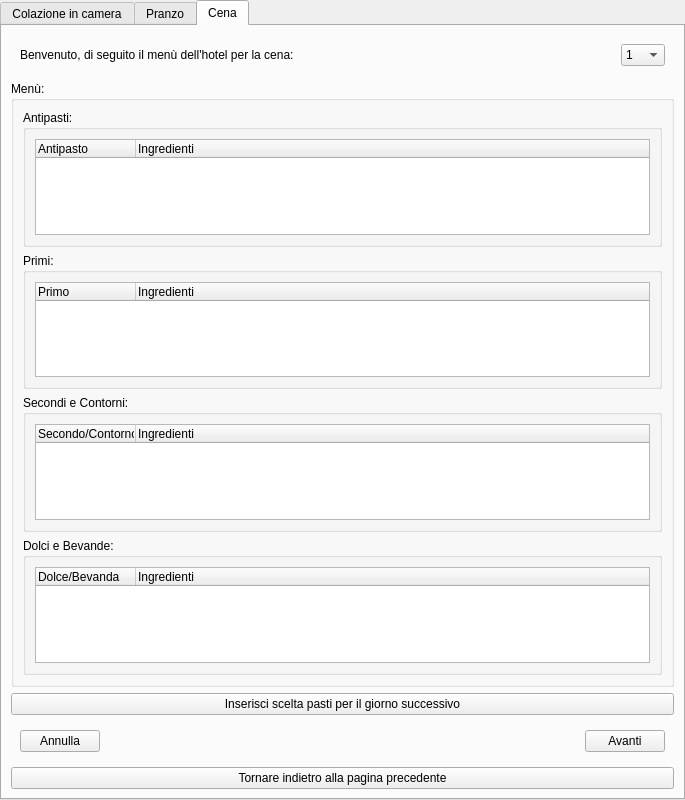
<?xml version="1.0" encoding="UTF-8"?>
<ui version="4.0">
 <class>tabGestioneCucina</class>
 <widget class="QTabWidget" name="tabGestioneCucina">
  <property name="enabled">
   <bool>true</bool>
  </property>
  <property name="geometry">
   <rect>
    <x>0</x>
    <y>0</y>
    <width>685</width>
    <height>800</height>
   </rect>
  </property>
  <property name="tabletTracking">
   <bool>true</bool>
  </property>
  <property name="acceptDrops">
   <bool>false</bool>
  </property>
  <property name="windowTitle">
   <string>Struttura Alberghiera: Gestione Cucina</string>
  </property>
  <property name="currentIndex">
   <number>2</number>
  </property>
  <property name="movable">
   <bool>false</bool>
  </property>
  <widget class="QWidget" name="ColazioneInCamara">
   <attribute name="title">
    <string>Colazione in camera</string>
   </attribute>
   <layout class="QVBoxLayout" name="verticalLayout_13">
    <item>
     <widget class="QLabel" name="labelIntroduzione">
      <property name="text">
       <string>Benvenuto, di seguito il menù dell'hotel per la colazione in camera:</string>
      </property>
     </widget>
    </item>
    <item>
     <widget class="QGroupBox" name="groupboxMenuColazioneInCamera">
      <property name="title">
       <string>Menù:</string>
      </property>
      <layout class="QVBoxLayout" name="verticalLayout_14">
       <item>
        <widget class="QGroupBox" name="groupboxDolce">
         <property name="title">
          <string>Dolce:</string>
         </property>
         <layout class="QGridLayout" name="gridLayout">
          <item row="0" column="0">
           <widget class="QTreeWidget" name="treewidgetDolceColazioneInCamera">
            <property name="selectionMode">
             <enum>QAbstractItemView::NoSelection</enum>
            </property>
            <column>
             <property name="text">
              <string>Piatto</string>
             </property>
            </column>
            <column>
             <property name="text">
              <string>Ingredienti</string>
             </property>
            </column>
           </widget>
          </item>
         </layout>
        </widget>
       </item>
       <item>
        <widget class="QGroupBox" name="groupboxSalato">
         <property name="title">
          <string>Salato:</string>
         </property>
         <layout class="QGridLayout" name="gridLayout_2">
          <item row="0" column="0">
           <widget class="QTreeWidget" name="treewidgetSalatoColazioneInCamera">
            <property name="selectionMode">
             <enum>QAbstractItemView::NoSelection</enum>
            </property>
            <column>
             <property name="text">
              <string>Piatto</string>
             </property>
            </column>
            <column>
             <property name="text">
              <string>Ingredienti</string>
             </property>
            </column>
           </widget>
          </item>
         </layout>
        </widget>
       </item>
       <item>
        <widget class="QGroupBox" name="groupboxBevande">
         <property name="title">
          <string>Bevande:</string>
         </property>
         <layout class="QGridLayout" name="gridLayout_3">
          <item row="0" column="0">
           <widget class="QTreeWidget" name="treewidgetBevandeColazioneInCamera">
            <property name="selectionMode">
             <enum>QAbstractItemView::NoSelection</enum>
            </property>
            <column>
             <property name="text">
              <string>Bevande</string>
             </property>
            </column>
            <column>
             <property name="text">
              <string>Ingredienti</string>
             </property>
            </column>
           </widget>
          </item>
         </layout>
        </widget>
       </item>
      </layout>
     </widget>
    </item>
    <item>
     <spacer name="horizontalSpacer_2">
      <property name="orientation">
       <enum>Qt::Horizontal</enum>
      </property>
      <property name="sizeHint" stdset="0">
       <size>
        <width>40</width>
        <height>20</height>
       </size>
      </property>
     </spacer>
    </item>
    <item>
     <widget class="QPushButton" name="btnTornarePaginaPrecedente">
      <property name="text">
       <string>Tornare indietro alla pagina precedente</string>
      </property>
     </widget>
    </item>
   </layout>
  </widget>
  <widget class="QWidget" name="Pranzo">
   <attribute name="title">
    <string>Pranzo</string>
   </attribute>
   <layout class="QVBoxLayout" name="verticalLayout_3">
    <item>
     <widget class="QWidget" name="widget_2" native="true">
      <layout class="QHBoxLayout" name="horizontalLayout_2">
       <item>
        <widget class="QLabel" name="labelIntroduzione_2">
         <property name="text">
          <string> Benvenuto, di seguito il menù dell'hotel per il pranzo:</string>
         </property>
        </widget>
       </item>
       <item>
        <spacer name="horizontalSpacer_4">
         <property name="orientation">
          <enum>Qt::Horizontal</enum>
         </property>
         <property name="sizeHint" stdset="0">
          <size>
           <width>40</width>
           <height>20</height>
          </size>
         </property>
        </spacer>
       </item>
       <item>
        <widget class="QComboBox" name="comboboxPranzo">
         <item>
          <property name="text">
           <string>1</string>
          </property>
         </item>
         <item>
          <property name="text">
           <string>2</string>
          </property>
         </item>
         <item>
          <property name="text">
           <string>3</string>
          </property>
         </item>
         <item>
          <property name="text">
           <string>4</string>
          </property>
         </item>
         <item>
          <property name="text">
           <string>5</string>
          </property>
         </item>
         <item>
          <property name="text">
           <string>6</string>
          </property>
         </item>
         <item>
          <property name="text">
           <string>7</string>
          </property>
         </item>
         <item>
          <property name="text">
           <string>8</string>
          </property>
         </item>
         <item>
          <property name="text">
           <string>9</string>
          </property>
         </item>
         <item>
          <property name="text">
           <string>10</string>
          </property>
         </item>
         <item>
          <property name="text">
           <string>11</string>
          </property>
         </item>
         <item>
          <property name="text">
           <string>12</string>
          </property>
         </item>
         <item>
          <property name="text">
           <string>13</string>
          </property>
         </item>
         <item>
          <property name="text">
           <string>14</string>
          </property>
         </item>
         <item>
          <property name="text">
           <string>15</string>
          </property>
         </item>
         <item>
          <property name="text">
           <string>16</string>
          </property>
         </item>
         <item>
          <property name="text">
           <string>17</string>
          </property>
         </item>
         <item>
          <property name="text">
           <string>18</string>
          </property>
         </item>
         <item>
          <property name="text">
           <string>19</string>
          </property>
         </item>
         <item>
          <property name="text">
           <string>20</string>
          </property>
         </item>
         <item>
          <property name="text">
           <string>21</string>
          </property>
         </item>
         <item>
          <property name="text">
           <string>22</string>
          </property>
         </item>
         <item>
          <property name="text">
           <string>23</string>
          </property>
         </item>
         <item>
          <property name="text">
           <string>24</string>
          </property>
         </item>
         <item>
          <property name="text">
           <string>25</string>
          </property>
         </item>
         <item>
          <property name="text">
           <string>26</string>
          </property>
         </item>
         <item>
          <property name="text">
           <string>27</string>
          </property>
         </item>
         <item>
          <property name="text">
           <string>28</string>
          </property>
         </item>
         <item>
          <property name="text">
           <string>29</string>
          </property>
         </item>
         <item>
          <property name="text">
           <string>30</string>
          </property>
         </item>
         <item>
          <property name="text">
           <string>31</string>
          </property>
         </item>
         <item>
          <property name="text">
           <string>32</string>
          </property>
         </item>
         <item>
          <property name="text">
           <string>33</string>
          </property>
         </item>
         <item>
          <property name="text">
           <string>34</string>
          </property>
         </item>
         <item>
          <property name="text">
           <string>35</string>
          </property>
         </item>
         <item>
          <property name="text">
           <string>36</string>
          </property>
         </item>
        </widget>
       </item>
      </layout>
     </widget>
    </item>
    <item>
     <widget class="QGroupBox" name="groupboxMenuPranzo">
      <property name="title">
       <string>Menù:</string>
      </property>
      <layout class="QVBoxLayout" name="verticalLayout">
       <item>
        <widget class="QGroupBox" name="groupboxAntipastiPranzo">
         <property name="title">
          <string>Antipasti:</string>
         </property>
         <layout class="QGridLayout" name="gridLayout_4">
          <item row="0" column="0">
           <widget class="QTreeWidget" name="treewidgetAntipastiPranzo">
            <property name="selectionMode">
             <enum>QAbstractItemView::NoSelection</enum>
            </property>
            <column>
             <property name="text">
              <string>Antipasto</string>
             </property>
            </column>
            <column>
             <property name="text">
              <string>Ingredienti</string>
             </property>
            </column>
           </widget>
          </item>
         </layout>
        </widget>
       </item>
       <item>
        <widget class="QGroupBox" name="groupboxPrimiPranzo">
         <property name="title">
          <string>Primi:</string>
         </property>
         <layout class="QGridLayout" name="gridLayout_5">
          <item row="0" column="0">
           <widget class="QTreeWidget" name="treewidgetPrimoPranzo">
            <property name="selectionMode">
             <enum>QAbstractItemView::NoSelection</enum>
            </property>
            <column>
             <property name="text">
              <string>Primo</string>
             </property>
            </column>
            <column>
             <property name="text">
              <string>Ingredienti</string>
             </property>
            </column>
           </widget>
          </item>
         </layout>
        </widget>
       </item>
       <item>
        <widget class="QGroupBox" name="groupboxSecondiContorniPranzo">
         <property name="title">
          <string>Secondi e Contorni:</string>
         </property>
         <layout class="QGridLayout" name="gridLayout_6">
          <item row="0" column="0">
           <widget class="QTreeWidget" name="treewidgetSecondoContornoPranzo">
            <property name="selectionMode">
             <enum>QAbstractItemView::NoSelection</enum>
            </property>
            <column>
             <property name="text">
              <string>Secondo/Contorno</string>
             </property>
            </column>
            <column>
             <property name="text">
              <string>Ingredienti</string>
             </property>
            </column>
           </widget>
          </item>
         </layout>
        </widget>
       </item>
       <item>
        <widget class="QGroupBox" name="groupboxDolciBevandePranzo">
         <property name="title">
          <string>Dolci e Bevande:</string>
         </property>
         <layout class="QGridLayout" name="gridLayout_7">
          <item row="0" column="0">
           <widget class="QTreeWidget" name="treewidgetDolciBevandePranzo">
            <property name="selectionMode">
             <enum>QAbstractItemView::NoSelection</enum>
            </property>
            <column>
             <property name="text">
              <string>Dolce/Bevanda</string>
             </property>
            </column>
            <column>
             <property name="text">
              <string>Ingredienti</string>
             </property>
            </column>
           </widget>
          </item>
         </layout>
        </widget>
       </item>
      </layout>
     </widget>
    </item>
    <item>
     <widget class="QPushButton" name="btnInserisciSceltaPastiPranzo">
      <property name="text">
       <string>Inserisci scelta pasti per il giorno successivo</string>
      </property>
     </widget>
    </item>
    <item>
     <widget class="QWidget" name="widgetSceltaPastiPranzo" native="true">
      <layout class="QHBoxLayout" name="horizontalLayout">
       <item>
        <widget class="QPushButton" name="btnAnnulla">
         <property name="text">
          <string>Annulla</string>
         </property>
        </widget>
       </item>
       <item>
        <spacer name="horizontalSpacer">
         <property name="orientation">
          <enum>Qt::Horizontal</enum>
         </property>
         <property name="sizeHint" stdset="0">
          <size>
           <width>40</width>
           <height>20</height>
          </size>
         </property>
        </spacer>
       </item>
       <item>
        <widget class="QPushButton" name="btnAvanti">
         <property name="text">
          <string>Avanti</string>
         </property>
        </widget>
       </item>
      </layout>
     </widget>
    </item>
    <item>
     <widget class="QPushButton" name="btnTornarePaginaPrecedente_2">
      <property name="text">
       <string>Tornare Indietro alla pagina precedente</string>
      </property>
     </widget>
    </item>
   </layout>
  </widget>
  <widget class="QWidget" name="Cena">
   <attribute name="title">
    <string>Cena</string>
   </attribute>
   <layout class="QVBoxLayout" name="verticalLayout_4">
    <item>
     <widget class="QWidget" name="widget_4" native="true">
      <layout class="QHBoxLayout" name="horizontalLayout_4">
       <item>
        <widget class="QLabel" name="labelIntroduzione_3">
         <property name="text">
          <string>Benvenuto, di seguito il menù dell'hotel per la cena:</string>
         </property>
        </widget>
       </item>
       <item>
        <spacer name="horizontalSpacer_5">
         <property name="orientation">
          <enum>Qt::Horizontal</enum>
         </property>
         <property name="sizeHint" stdset="0">
          <size>
           <width>40</width>
           <height>20</height>
          </size>
         </property>
        </spacer>
       </item>
       <item>
        <widget class="QComboBox" name="comboboxCena">
         <item>
          <property name="text">
           <string>1</string>
          </property>
         </item>
         <item>
          <property name="text">
           <string>2</string>
          </property>
         </item>
         <item>
          <property name="text">
           <string>3</string>
          </property>
         </item>
         <item>
          <property name="text">
           <string>4</string>
          </property>
         </item>
         <item>
          <property name="text">
           <string>5</string>
          </property>
         </item>
         <item>
          <property name="text">
           <string>6</string>
          </property>
         </item>
         <item>
          <property name="text">
           <string>7</string>
          </property>
         </item>
         <item>
          <property name="text">
           <string>8</string>
          </property>
         </item>
         <item>
          <property name="text">
           <string>9</string>
          </property>
         </item>
         <item>
          <property name="text">
           <string>10</string>
          </property>
         </item>
         <item>
          <property name="text">
           <string>11</string>
          </property>
         </item>
         <item>
          <property name="text">
           <string>12</string>
          </property>
         </item>
         <item>
          <property name="text">
           <string>13</string>
          </property>
         </item>
         <item>
          <property name="text">
           <string>14</string>
          </property>
         </item>
         <item>
          <property name="text">
           <string>15</string>
          </property>
         </item>
         <item>
          <property name="text">
           <string>16</string>
          </property>
         </item>
         <item>
          <property name="text">
           <string>17</string>
          </property>
         </item>
         <item>
          <property name="text">
           <string>18</string>
          </property>
         </item>
         <item>
          <property name="text">
           <string>19</string>
          </property>
         </item>
         <item>
          <property name="text">
           <string>20</string>
          </property>
         </item>
         <item>
          <property name="text">
           <string>21</string>
          </property>
         </item>
         <item>
          <property name="text">
           <string>22</string>
          </property>
         </item>
         <item>
          <property name="text">
           <string>23</string>
          </property>
         </item>
         <item>
          <property name="text">
           <string>24</string>
          </property>
         </item>
         <item>
          <property name="text">
           <string>25</string>
          </property>
         </item>
         <item>
          <property name="text">
           <string>26</string>
          </property>
         </item>
         <item>
          <property name="text">
           <string>27</string>
          </property>
         </item>
         <item>
          <property name="text">
           <string>28</string>
          </property>
         </item>
         <item>
          <property name="text">
           <string>29</string>
          </property>
         </item>
         <item>
          <property name="text">
           <string>30</string>
          </property>
         </item>
         <item>
          <property name="text">
           <string>31</string>
          </property>
         </item>
         <item>
          <property name="text">
           <string>32</string>
          </property>
         </item>
         <item>
          <property name="text">
           <string>33</string>
          </property>
         </item>
         <item>
          <property name="text">
           <string>34</string>
          </property>
         </item>
         <item>
          <property name="text">
           <string>35</string>
          </property>
         </item>
         <item>
          <property name="text">
           <string>36</string>
          </property>
         </item>
        </widget>
       </item>
      </layout>
     </widget>
    </item>
    <item>
     <widget class="QGroupBox" name="groupboxMenuCena">
      <property name="title">
       <string>Menù:</string>
      </property>
      <layout class="QVBoxLayout" name="verticalLayout_2">
       <item>
        <widget class="QGroupBox" name="groupboxAntipastiCena">
         <property name="title">
          <string>Antipasti:</string>
         </property>
         <layout class="QGridLayout" name="gridLayout_8">
          <item row="0" column="0">
           <widget class="QTreeWidget" name="treewidgetAntipastiCena">
            <property name="selectionMode">
             <enum>QAbstractItemView::NoSelection</enum>
            </property>
            <column>
             <property name="text">
              <string>Antipasto</string>
             </property>
            </column>
            <column>
             <property name="text">
              <string>Ingredienti</string>
             </property>
            </column>
           </widget>
          </item>
         </layout>
        </widget>
       </item>
       <item>
        <widget class="QGroupBox" name="groupboxPrimiCena">
         <property name="title">
          <string>Primi:</string>
         </property>
         <layout class="QGridLayout" name="gridLayout_9">
          <item row="0" column="0">
           <widget class="QTreeWidget" name="treewidgetPrimiCena">
            <property name="selectionMode">
             <enum>QAbstractItemView::NoSelection</enum>
            </property>
            <column>
             <property name="text">
              <string>Primo</string>
             </property>
            </column>
            <column>
             <property name="text">
              <string>Ingredienti</string>
             </property>
            </column>
           </widget>
          </item>
         </layout>
        </widget>
       </item>
       <item>
        <widget class="QGroupBox" name="groupboxSecondiContorniCena">
         <property name="title">
          <string>Secondi e Contorni:</string>
         </property>
         <layout class="QGridLayout" name="gridLayout_10">
          <item row="0" column="0">
           <widget class="QTreeWidget" name="treewidgetSecondiContorniCena">
            <property name="selectionMode">
             <enum>QAbstractItemView::NoSelection</enum>
            </property>
            <column>
             <property name="text">
              <string>Secondo/Contorno</string>
             </property>
            </column>
            <column>
             <property name="text">
              <string>Ingredienti</string>
             </property>
            </column>
           </widget>
          </item>
         </layout>
        </widget>
       </item>
       <item>
        <widget class="QGroupBox" name="groupboxDolciBevandeCena">
         <property name="title">
          <string>Dolci e Bevande:</string>
         </property>
         <layout class="QGridLayout" name="gridLayout_11">
          <item row="0" column="0">
           <widget class="QTreeWidget" name="treewidgetDolciBevandeCena">
            <property name="selectionMode">
             <enum>QAbstractItemView::NoSelection</enum>
            </property>
            <column>
             <property name="text">
              <string>Dolce/Bevanda</string>
             </property>
            </column>
            <column>
             <property name="text">
              <string>Ingredienti</string>
             </property>
            </column>
           </widget>
          </item>
         </layout>
        </widget>
       </item>
      </layout>
     </widget>
    </item>
    <item>
     <widget class="QPushButton" name="btnInserisciSceltaPastiCena">
      <property name="text">
       <string>Inserisci scelta pasti per il giorno successivo</string>
      </property>
     </widget>
    </item>
    <item>
     <widget class="QWidget" name="widgetSceltaPastiCena" native="true">
      <layout class="QHBoxLayout" name="horizontalLayout_3">
       <item>
        <widget class="QPushButton" name="btnAnnulla_2">
         <property name="text">
          <string>Annulla</string>
         </property>
        </widget>
       </item>
       <item>
        <spacer name="horizontalSpacer_3">
         <property name="orientation">
          <enum>Qt::Horizontal</enum>
         </property>
         <property name="sizeHint" stdset="0">
          <size>
           <width>40</width>
           <height>20</height>
          </size>
         </property>
        </spacer>
       </item>
       <item>
        <widget class="QPushButton" name="btnAvanti_2">
         <property name="text">
          <string>Avanti</string>
         </property>
        </widget>
       </item>
      </layout>
     </widget>
    </item>
    <item>
     <widget class="QPushButton" name="btnTornarePaginaPrecedente_3">
      <property name="text">
       <string>Tornare indietro alla pagina precedente</string>
      </property>
     </widget>
    </item>
   </layout>
  </widget>
 </widget>
 <resources/>
 <connections/>
</ui>
